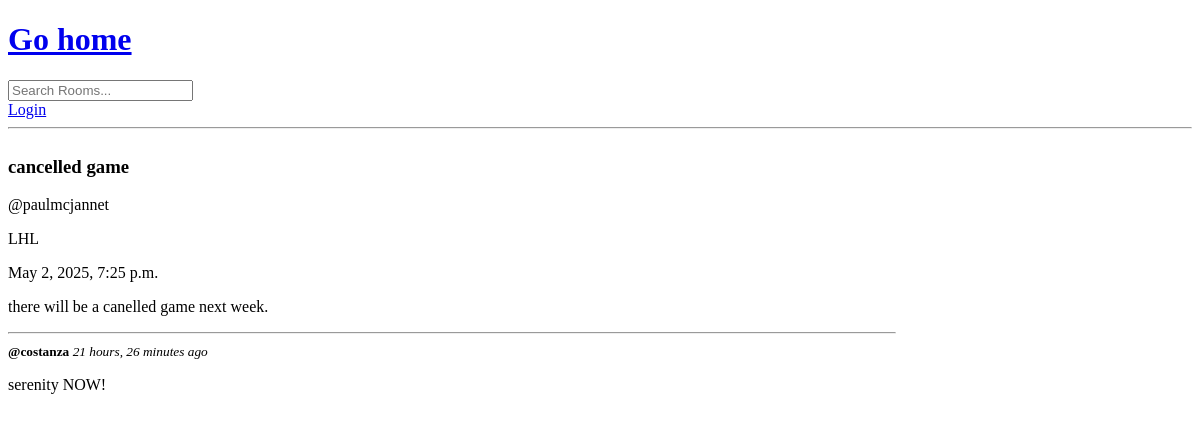
The page /room/6 on the database as committed earlier.
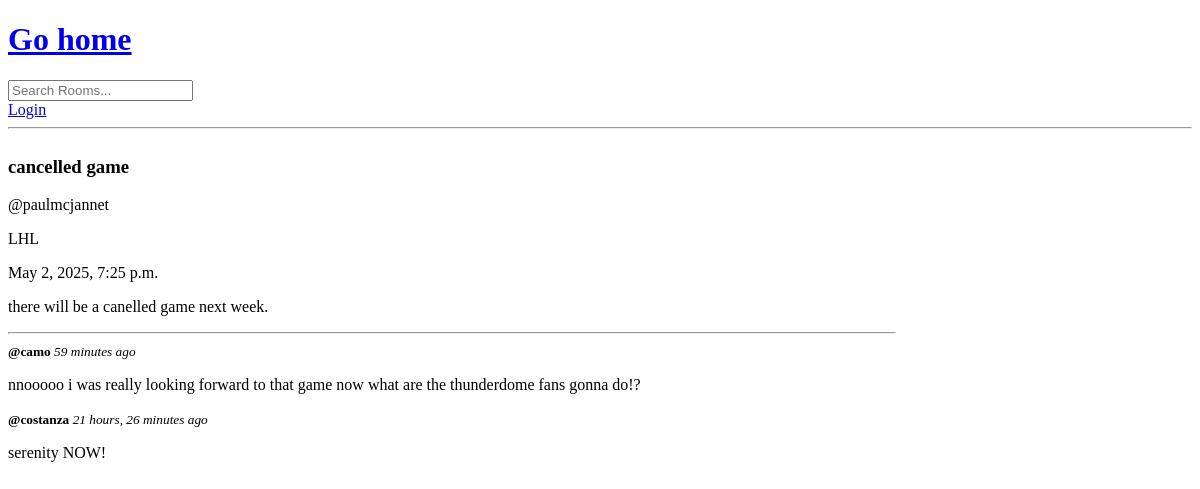
The same page on the database as committed later.
### base/models.py (models this page shows, shortened)
class Message(models.Model):
    user = models.ForeignKey(User, on_delete=models.CASCADE)
    room = models.ForeignKey(Room, on_delete=models.CASCADE)
    body = models.TextField()
    updated = models.DateTimeField(auto_now=True)
    created = models.DateTimeField(auto_now_add=True)

### base/views.py (the view, shortened to what this page needs)
# urls.py: path("room/<str:primary_key>", views.room, name="room"),
def room(req, primary_key):
    room = Room.objects.get(id=primary_key)
    chats = Message.objects.filter(room=primary_key).order_by("-created")
    participants = room.participants.all()
    context = {"room": room, "chats": chats, "participants": participants}
    return render(req, "base/room.html", context)

### base/models.py (called while the page is built)
    def __str__(self):
        return self.name

### base/templates/base/room.html (shortened to what this page needs)
{% extends "main.html" %} {% block content %}
<div class="room-container">
	<div>
		<div>
			<h3>{{room.name}}</h3>
			<p>@{{room.host}}</p>
			<p>{{room.topic}}</p>
			<p>{{room.created}}</p>
			<p>{{room.desc}}</p>
		</div>
		<hr />
		{% for chat in chats %}
		<div>
			<small
				><strong>@{{chat.user}}</strong>
				<i>{{chat.updated|timesince}} ago</i></small
			>
			<p>{{chat.body}}</p>
		</div>
		{% endfor %}  {% endblock content %}

Rows that differ between the two databases and show on the page:
added Message: user "camo", updated "59 minutes", body "nnooooo i was really looking forward to that game now what are the thunderdome fans gonna do!?"
